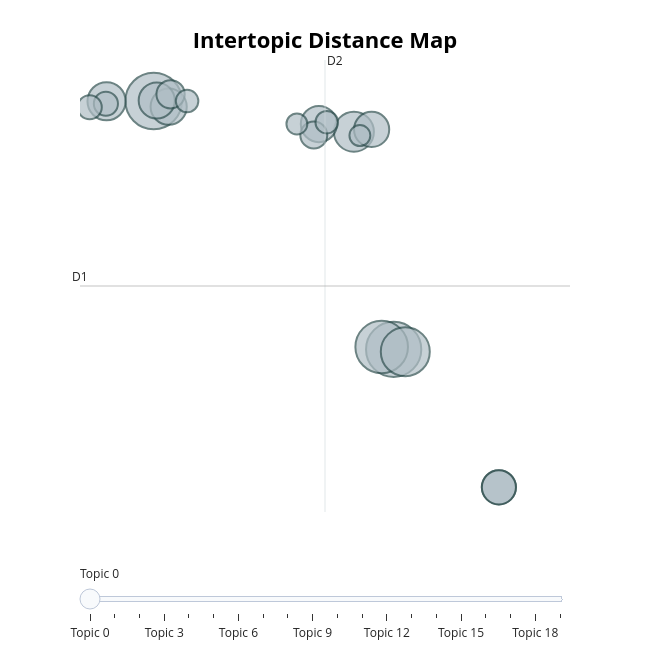

Here is the notebook cell this chart was saved with:
### Code cell
# 視覺化主題分布：圓圈大小是主題的大小，圓圈的距離是主題之間的相似度
topic_model.visualize_topics()

### Figure 1 — Plotly figure (JSON) as saved in the notebook; plotly's stock layout.template omitted (floating-point values rounded to 4 significant figures)
{"data": [{"customdata": [[0, "you | it | not | be | but", 44], [1, "bingley | mr | and | his | of", 42], [2, "bennet | mrs | netherfield | mr | that", 38], [3, "darcy | mr | to | his | of", 33], [4, "he | his | and | was | there", 22], [5, "eliza | dance | danced | he | with", 20], [6, "oh | officers | ah | secret | names", 18], [7, "you | agreeable | flatter | nerves | agree", 18], [8, "is | enough | love | it | woman", 18], [9, "mary | she | given | her | had", 17], [10, "their | meryton | and | they | the", 16], [11, "lucas | miss | to | the | his", 16], [12, "think | silly | children | our | daughters", 11], [13, "jane | she | evident | was | could", 10], [14, "lizzy | is | not | disagreeable | half", 8], [15, "long | mrs | will | it | told", 8], [16, "visit | wish | you | my | _us_", 7], [17, "single | fortune | man | or | universally", 7], [18, "only | fortnight | evenings | four | has", 6], [19, "elizabeth | was | her | attended | determined", 6]], "hovertemplate": "<b>Topic %{customdata[0]}</b><br>%{customdata[1]}<br>Size: %{customdata[2]}", "legendgroup": "", "marker": {"color": "#B0BEC5", "line": {"color": "DarkSlateGrey", "width": 2}, "size": [44, 42, 38, 33, 22, 20, 18, 18, 18, 17, 16, 16, 11, 10, 8, 8, 7, 7, 6, 6], "sizemode": "area", "sizeref": 0.0275, "symbol": "circle"}, "mode": "markers", "name": "", "orientation": "v", "showlegend": false, "type": "scatter", "x": [2.232, 6.388, 6.181, 6.59, 5.7, 1.415, 2.491, 2.285, 5.094, 6.007, 8.211, 8.211, 2.524, 5.005, 1.404, 1.124, 2.81, 5.229, 4.712, 5.804], "xaxis": "x", "y": [19.18, -2.289, -2.082, -2.49, 16.52, 19.15, 18.69, 19.22, 17.19, 16.72, -14.21, -14.21, 19.76, 16.24, 18.94, 18.64, 19.17, 17.35, 17.19, 16.19], "yaxis": "y"}], "layout": {"annotations": [{"showarrow": false, "text": "D1", "x": 0.9554, "y": 3.189, "yshift": 10}, {"showarrow": false, "text": "D2", "x": 5.199, "xshift": 10, "y": 22.72}], "height": 650, "hoverlabel": {"bgcolor": "white", "font": {"family": "Rockwell", "size": 16}}, "legend": {"itemsizing": "constant", "tracegroupgap": 0}, "margin": {"t": 60}, "shapes": [{"line": {"color": "#CFD8DC", "width": 2}, "type": "line", "x0": 5.199, "x1": 5.199, "y0": -16.34, "y1": 22.72}, {"line": {"color": "#9E9E9E", "width": 2}, "type": "line", "x0": 0.9554, "x1": 9.443, "y0": 3.189, "y1": 3.189}], "sliders": [{"active": 0, "pad": {"t": 50}, "steps": [{"args": [{"marker.color": [["red", "#B0BEC5", "#B0BEC5", "#B0BEC5", "#B0BEC5", "#B0BEC5", "#B0BEC5", "#B0BEC5", "#B0BEC5", "#B0BEC5", "#B0BEC5", "#B0BEC5", "#B0BEC5", "#B0BEC5", "#B0BEC5", "#B0BEC5", "#B0BEC5", "#B0BEC5", "#B0BEC5", "#B0BEC5"]]}], "label": "Topic 0", "method": "update"}, {"args": [{"marker.color": [["#B0BEC5", "red", "#B0BEC5", "#B0BEC5", "#B0BEC5", "#B0BEC5", "#B0BEC5", "#B0BEC5", "#B0BEC5", "#B0BEC5", "#B0BEC5", "#B0BEC5", "#B0BEC5", "#B0BEC5", "#B0BEC5", "#B0BEC5", "#B0BEC5", "#B0BEC5", "#B0BEC5", "#B0BEC5"]]}], "label": "Topic 1", "method": "update"}, {"args": [{"marker.color": [["#B0BEC5", "#B0BEC5", "red", "#B0BEC5", "#B0BEC5", "#B0BEC5", "#B0BEC5", "#B0BEC5", "#B0BEC5", "#B0BEC5", "#B0BEC5", "#B0BEC5", "#B0BEC5", "#B0BEC5", "#B0BEC5", "#B0BEC5", "#B0BEC5", "#B0BEC5", "#B0BEC5", "#B0BEC5"]]}], "label": "Topic 2", "method": "update"}, {"args": [{"marker.color": [["#B0BEC5", "#B0BEC5", "#B0BEC5", "red", "#B0BEC5", "#B0BEC5", "#B0BEC5", "#B0BEC5", "#B0BEC5", "#B0BEC5", "#B0BEC5", "#B0BEC5", "#B0BEC5", "#B0BEC5", "#B0BEC5", "#B0BEC5", "#B0BEC5", "#B0BEC5", "#B0BEC5", "#B0BEC5"]]}], "label": "Topic 3", "method": "update"}, {"args": [{"marker.color": [["#B0BEC5", "#B0BEC5", "#B0BEC5", "#B0BEC5", "red", "#B0BEC5", "#B0BEC5", "#B0BEC5", "#B0BEC5", "#B0BEC5", "#B0BEC5", "#B0BEC5", "#B0BEC5", "#B0BEC5", "#B0BEC5", "#B0BEC5", "#B0BEC5", "#B0BEC5", "#B0BEC5", "#B0BEC5"]]}], "label": "Topic 4", "method": "update"}, {"args": [{"marker.color": [["#B0BEC5", "#B0BEC5", "#B0BEC5", "#B0BEC5", "#B0BEC5", "red", "#B0BEC5", "#B0BEC5", "#B0BEC5", "#B0BEC5", "#B0BEC5", "#B0BEC5", "#B0BEC5", "#B0BEC5", "#B0BEC5", "#B0BEC5", "#B0BEC5", "#B0BEC5", "#B0BEC5", "#B0BEC5"]]}], "label": "Topic 5", "method": "update"}, {"args": [{"marker.color": [["#B0BEC5", "#B0BEC5", "#B0BEC5", "#B0BEC5", "#B0BEC5", "#B0BEC5", "red", "#B0BEC5", "#B0BEC5", "#B0BEC5", "#B0BEC5", "#B0BEC5", "#B0BEC5", "#B0BEC5", "#B0BEC5", "#B0BEC5", "#B0BEC5", "#B0BEC5", "#B0BEC5", "#B0BEC5"]]}], "label": "Topic 6", "method": "update"}, {"args": [{"marker.color": [["#B0BEC5", "#B0BEC5", "#B0BEC5", "#B0BEC5", "#B0BEC5", "#B0BEC5", "#B0BEC5", "red", "#B0BEC5", "#B0BEC5", "#B0BEC5", "#B0BEC5", "#B0BEC5", "#B0BEC5", "#B0BEC5", "#B0BEC5", "#B0BEC5", "#B0BEC5", "#B0BEC5", "#B0BEC5"]]}], "label": "Topic 7", "method": "update"}, {"args": [{"marker.color": [["#B0BEC5", "#B0BEC5", "#B0BEC5", "#B0BEC5", "#B0BEC5", "#B0BEC5", "#B0BEC5", "#B0BEC5", "red", "#B0BEC5", "#B0BEC5", "#B0BEC5", "#B0BEC5", "#B0BEC5", "#B0BEC5", "#B0BEC5", "#B0BEC5", "#B0BEC5", "#B0BEC5", "#B0BEC5"]]}], "label": "Topic 8", "method": "update"}, {"args": [{"marker.color": [["#B0BEC5", "#B0BEC5", "#B0BEC5", "#B0BEC5", "#B0BEC5", "#B0BEC5", "#B0BEC5", "#B0BEC5", "#B0BEC5", "red", "#B0BEC5", "#B0BEC5", "#B0BEC5", "#B0BEC5", "#B0BEC5", "#B0BEC5", "#B0BEC5", "#B0BEC5", "#B0BEC5", "#B0BEC5"]]}], "label": "Topic 9", "method": "update"}, {"args": [{"marker.color": [["#B0BEC5", "#B0BEC5", "#B0BEC5", "#B0BEC5", "#B0BEC5", "#B0BEC5", "#B0BEC5", "#B0BEC5", "#B0BEC5", "#B0BEC5", "red", "#B0BEC5", "#B0BEC5", "#B0BEC5", "#B0BEC5", "#B0BEC5", "#B0BEC5", "#B0BEC5", "#B0BEC5", "#B0BEC5"]]}], "label": "Topic 10", "method": "update"}, {"args": [{"marker.color": [["#B0BEC5", "#B0BEC5", "#B0BEC5", "#B0BEC5", "#B0BEC5", "#B0BEC5", "#B0BEC5", "#B0BEC5", "#B0BEC5", "#B0BEC5", "#B0BEC5", "red", "#B0BEC5", "#B0BEC5", "#B0BEC5", "#B0BEC5", "#B0BEC5", "#B0BEC5", "#B0BEC5", "#B0BEC5"]]}], "label": "Topic 11", "method": "update"}, {"args": [{"marker.color": [["#B0BEC5", "#B0BEC5", "#B0BEC5", "#B0BEC5", "#B0BEC5", "#B0BEC5", "#B0BEC5", "#B0BEC5", "#B0BEC5", "#B0BEC5", "#B0BEC5", "#B0BEC5", "red", "#B0BEC5", "#B0BEC5", "#B0BEC5", "#B0BEC5", "#B0BEC5", "#B0BEC5", "#B0BEC5"]]}], "label": "Topic 12", "method": "update"}, {"args": [{"marker.color": [["#B0BEC5", "#B0BEC5", "#B0BEC5", "#B0BEC5", "#B0BEC5", "#B0BEC5", "#B0BEC5", "#B0BEC5", "#B0BEC5", "#B0BEC5", "#B0BEC5", "#B0BEC5", "#B0BEC5", "red", "#B0BEC5", "#B0BEC5", "#B0BEC5", "#B0BEC5", "#B0BEC5", "#B0BEC5"]]}], "label": "Topic 13", "method": "update"}, {"args": [{"marker.color": [["#B0BEC5", "#B0BEC5", "#B0BEC5", "#B0BEC5", "#B0BEC5", "#B0BEC5", "#B0BEC5", "#B0BEC5", "#B0BEC5", "#B0BEC5", "#B0BEC5", "#B0BEC5", "#B0BEC5", "#B0BEC5", "red", "#B0BEC5", "#B0BEC5", "#B0BEC5", "#B0BEC5", "#B0BEC5"]]}], "label": "Topic 14", "method": "update"}, {"args": [{"marker.color": [["#B0BEC5", "#B0BEC5", "#B0BEC5", "#B0BEC5", "#B0BEC5", "#B0BEC5", "#B0BEC5", "#B0BEC5", "#B0BEC5", "#B0BEC5", "#B0BEC5", "#B0BEC5", "#B0BEC5", "#B0BEC5", "#B0BEC5", "red", "#B0BEC5", "#B0BEC5", "#B0BEC5", "#B0BEC5"]]}], "label": "Topic 15", "method": "update"}, {"args": [{"marker.color": [["#B0BEC5", "#B0BEC5", "#B0BEC5", "#B0BEC5", "#B0BEC5", "#B0BEC5", "#B0BEC5", "#B0BEC5", "#B0BEC5", "#B0BEC5", "#B0BEC5", "#B0BEC5", "#B0BEC5", "#B0BEC5", "#B0BEC5", "#B0BEC5", "red", "#B0BEC5", "#B0BEC5", "#B0BEC5"]]}], "label": "Topic 16", "method": "update"}, {"args": [{"marker.color": [["#B0BEC5", "#B0BEC5", "#B0BEC5", "#B0BEC5", "#B0BEC5", "#B0BEC5", "#B0BEC5", "#B0BEC5", "#B0BEC5", "#B0BEC5", "#B0BEC5", "#B0BEC5", "#B0BEC5", "#B0BEC5", "#B0BEC5", "#B0BEC5", "#B0BEC5", "red", "#B0BEC5", "#B0BEC5"]]}], "label": "Topic 17", "method": "update"}, {"args": [{"marker.color": [["#B0BEC5", "#B0BEC5", "#B0BEC5", "#B0BEC5", "#B0BEC5", "#B0BEC5", "#B0BEC5", "#B0BEC5", "#B0BEC5", "#B0BEC5", "#B0BEC5", "#B0BEC5", "#B0BEC5", "#B0BEC5", "#B0BEC5", "#B0BEC5", "#B0BEC5", "#B0BEC5", "red", "#B0BEC5"]]}], "label": "Topic 18", "method": "update"}, {"args": [{"marker.color": [["#B0BEC5", "#B0BEC5", "#B0BEC5", "#B0BEC5", "#B0BEC5", "#B0BEC5", "#B0BEC5", "#B0BEC5", "#B0BEC5", "#B0BEC5", "#B0BEC5", "#B0BEC5", "#B0BEC5", "#B0BEC5", "#B0BEC5", "#B0BEC5", "#B0BEC5", "#B0BEC5", "#B0BEC5", "red"]]}], "label": "Topic 19", "method": "update"}]}], "title": {"font": {"color": "Black", "size": 22}, "text": "<b>Intertopic Distance Map</b>", "x": 0.5, "xanchor": "center", "y": 0.95, "yanchor": "top"}, "width": 650, "xaxis": {"anchor": "y", "domain": [0, 1], "range": [0.9554, 9.443], "title": {"text": ""}, "visible": false}, "yaxis": {"anchor": "x", "domain": [0, 1], "range": [-16.34, 22.72], "title": {"text": ""}, "visible": false}}}
